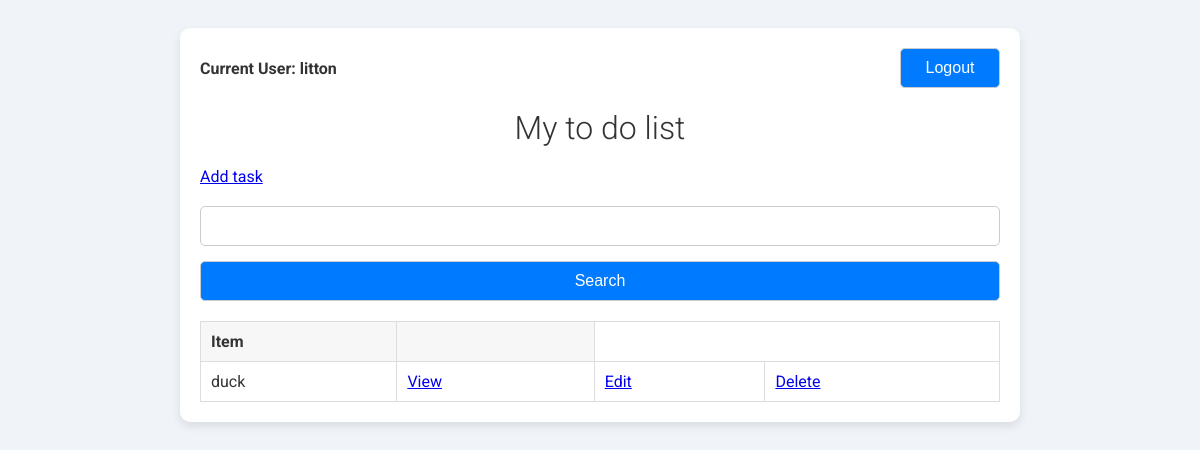
The app's page / (signed in), older data.
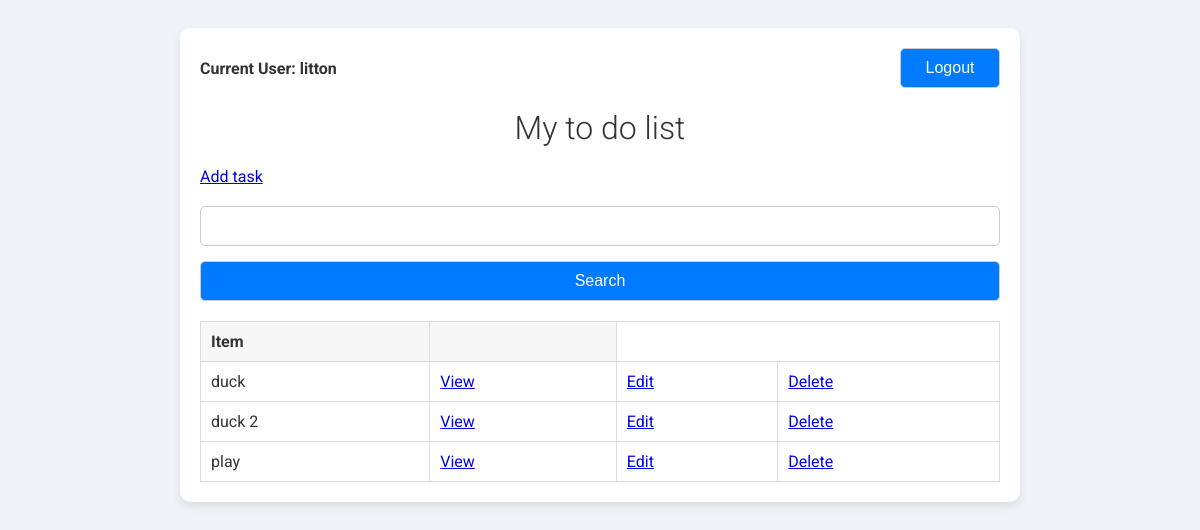
The same page, newer data.
### base/models.py (models this page shows, shortened)
class Task(models.Model):
    user = models.ForeignKey(User,on_delete=models.CASCADE,null=True,blank=True)
    title = models.CharField(max_length=200,null=True,blank=True)
    description = models.TextField(null=True,blank=True)
    complete = models.BooleanField(default=False)
    create = models.DateTimeField(auto_now_add=True)
    class Meta:
        ordering = ['complete']

### base/views.py (the view)
# urls.py: path('',Tasklist.as_view(),name='tasks'),
class Tasklist(LoginRequiredMixin,ListView):
    model = Task
    context_object_name ='tasks'
    def get_context_data(self, **kwargs):
        context = super().get_context_data(**kwargs)
        context['tasks']=context['tasks'].filter(user=self.request.user)
        context['count']=context['tasks'].filter(complete=False).count()
        search_input = self.request.GET.get('search-area')  or ''
        if search_input:
            context['tasks'] = context['tasks'].filter(
                title__startswith=search_input)
        context['search-input'] = search_input
        return context

### base/templates/base/task_list.html (shortened to what this page needs)
{% extends "base/main.html" %}
{% block content %}
{% if request.user.is_authenticated %}
<div class="user-logout">
    <p>Current User: {{ request.user }}</p>
    <form method="POST" action="{% url 'logout' %}">
        <button type="submit">Logout</button>
    </form>
</div>
{% else %}
    <a href="{% url 'login' %}">Login</a>
{% endif %}
<h1>My to do list</h1>
<a href="{% url 'task-create' %}">Add task</a>
<form method="GET">
    <input type="text" name='search-area' value="{{search_input}}">
    <input type="submit" value="Search">
</form>
<table>
    <tr>
       <th>Item</th>
       <th></th>
    </tr>
    {%for task in tasks %}
    <tr>
       <td>{{task.title}}</td>
       <td><a href="{% url 'task' task.id %}">View</a></td>
       <td><a href="{% url 'task-update' task.id %}">Edit</a></td>
       <td><a href="{% url 'task-delete' task.id %}">Delete</a></td>
    </tr>
    {% empty %}
        <h3>No items in list</h3>
    {% endfor %}
</table>
{% endblock content %}

### base/templates/base/main.html (shortened to what this page needs)
<!DOCTYPE html>
{% load static %}
<html lang="en">
<head>
    <link rel="stylesheet" href="{% static 'css/style.css' %}">
</head>
<body>
    <div class="container">
        {% block content%}
        {%endblock content%}
    </div>
</body>
</html>

### static/css/style.css (style rules this page uses)
body { background-color: #f0f4f8; font-family: 'Roboto', sans-serif; padding: 20px; color: #333; }
.container { max-width: 800px; margin: 0 auto; background-color: #fff; padding: 20px; box-shadow: 0 4px 10px rgba(0, 0, 0, 0.1); border-radius: 10px; }
.user-logout { display: flex; justify-content: space-between; align-items: center; margin-bottom: 20px; }
.user-logout p { margin: 0; font-weight: bold; }
.user-logout form { margin: 0; }
h1, h3 { color: #333; text-align: center; font-weight: 300; margin-bottom: 20px; }
form { display: flex; flex-direction: column; gap: 15px; margin: 20px 0; }
input[type="text"], input[type="password"], input[type="submit"], button { padding: 10px; border: 1px solid #ccc; border-radius: 5px; font-size: 16px; }
input[type="text"], input[type="password"] { width: 100%; box-sizing: border-box; }
input[type="submit"], button { background-color: #007bff; color: white; cursor: pointer; transition: background-color 0.3s ease; }
table { width: 100%; border-collapse: collapse; margin-top: 20px; }
table, th, td { border: 1px solid #ddd; }
th, td { padding: 10px; text-align: left; }
th { background-color: #f7f7f7; }
button { width: 100px; padding: 10px; margin: 0 auto; display: block; }

Row changes from the older to the newer data that the page shows:
added Task: title "duck 2"
added Task: title "play"
